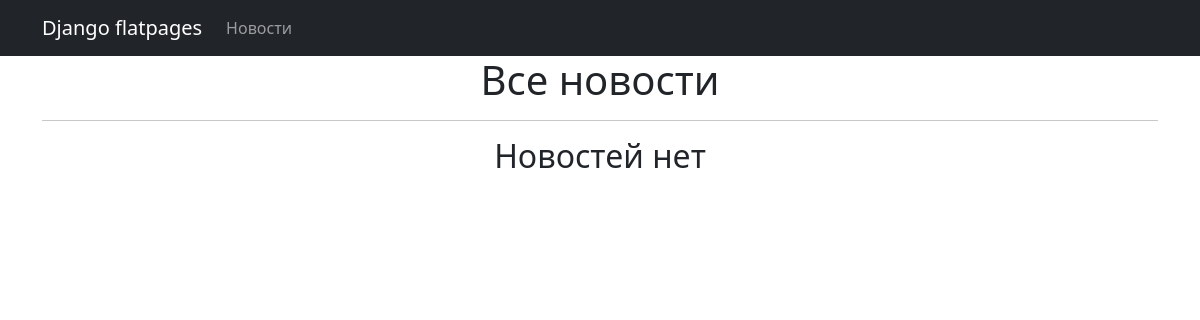
Before: /news/ with the older database file.
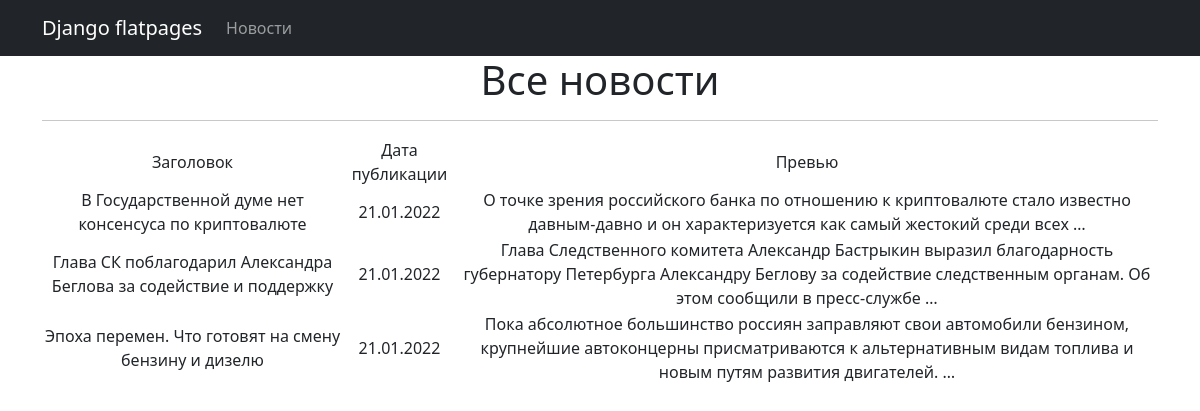
After: the same page with the newer database file.
### news/models.py (models this page shows, shortened)
class Post(models.Model):
    post_auth = models.ForeignKey(Author, on_delete=models.CASCADE)
    news = 'N'
    article = 'A'
    CONTENT_TYPE = [
        (news, 'Новость'),
        (article, 'Статья')
    ]
    cont_type = models.CharField(max_length=1,
                                 choices=CONTENT_TYPE,
                                 default=news)
    post_date = models.DateTimeField(auto_now_add=True)
    post_category = models.ManyToManyField('Category', through='PostCategory')
    heading = models.CharField(max_length=128)
    body = models.TextField()
    post_rating = models.SmallIntegerField(default=0)

### news/views.py (the view)
# urls.py: path('', PostList.as_view()),
class PostList(ListView):
    model = Post
    template_name = 'news.html'
    context_object_name = 'news'  # это имя списка, в котором будут лежать все объекты, его надо указать, чтобы

### templates/news.html (shortened to what this page needs)
{% extends 'flatpages/default.html' %}
{% block content %}
<h1>Все новости</h1>
<hr>
    {% if news %}
        <table>
            <tr>
                <td>
                    Заголовок
                </td>
                <td>
                    Дата публикации
                </td>
                <td>
                    Превью
                </td>
            </tr>
            {% for new in news %}
            <tr>
                <td>
                    {{ new.heading }}
                </td>
                <td>
                    {{ new.post_date|date:'d.m.Y'  }}
                </td>
                <td>
                    {{ new.body|truncatewords:20 }}
                </td>
            </tr>
        {% endfor %}
        </table>
    {% else %}
        <h2>Новостей нет</h2>
    {% endif %}
{% endblock content %}

### templates/flatpages/default.html (shortened to what this page needs)
<!DOCTYPE html>
<html lang="en">
    <head>
        {% load static %}
        <link href="{% static 'css/styles.css' %}" rel="stylesheet" />
    </head>
    <body>
        <nav class="navbar navbar-expand-lg navbar-dark bg-dark static-top">
           <div class="container">
               <a class="navbar-brand" href="#">Django flatpages</a>
               <div class="collapse navbar-collapse" id="navbarResponsive">
                   <ul class="navbar-nav ml-auto">
                       <li class="nav-item">
                           <a class="nav-link" href="/news/">Новости</a>
                       </li>
                   </ul>
               </div>
           </div>
        </nav>
        <div class="container">
           <div class="row">
               <div class="col-lg-12 text-center">
                   {% block content %}{% endblock content %}
               </div>
           </div>
        </div>
    </body>
</html>

Changed rows visible on the page:
added Post: heading "В Государственной думе нет консенсуса по криптовалюте", post_date "21.01.2022", body "О точке зрения российского банка по отношению к криптовалюте стало известно давным-давно и он характеризуется как самый жестокий среди всех …"
added Post: heading "Глава СК поблагодарил Александра Беглова за содействие и поддержку", post_date "21.01.2022", body "Глава Следственного комитета Александр Бастрыкин выразил благодарность губернатору Петербурга Александру Беглову за содействие следственным органам. Об этом сообщили в пресс-службе …"
added Post: heading "Эпоха перемен. Что готовят на смену бензину и дизелю", post_date "21.01.2022", body "Пока абсолютное большинство россиян заправляют свои автомобили бензином, крупнейшие автоконцерны присматриваются к альтернативным видам топлива и новым путям развития двигателей. …"
Other visible differences:
text no longer shown: "Новостей нет"
text now shown: "Заголовок Дата публикации Превью"
